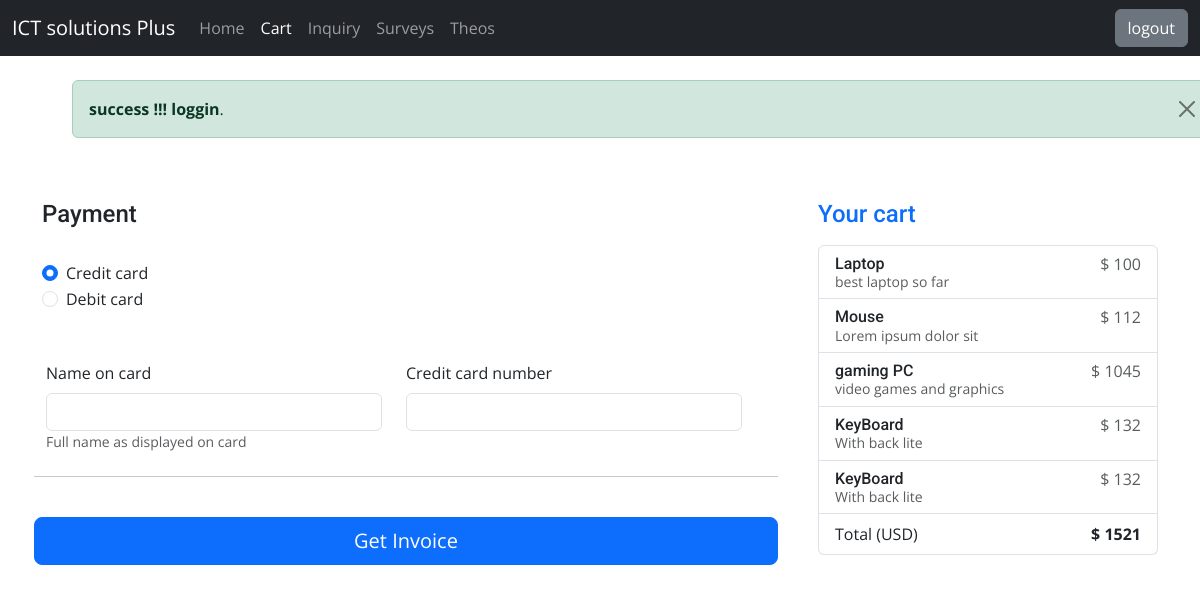
The app's page /index.php?user=customer&path=cart (signed in) with its own data.
### tables this page shows
CREATE TABLE "carts" (
	"id"	INTEGER NOT NULL UNIQUE,
	"customer_id"	INTEGER NOT NULL,
	"items"	INTEGER NOT NULL,
	"checked"	INTEGER NOT NULL,
	"created_at"	TEXT NOT NULL,
	"updated_at"	TEXT NOT NULL,
	PRIMARY KEY("id" AUTOINCREMENT),
	FOREIGN KEY("customer_id") REFERENCES "users"("id") ON DELETE CASCADE ON UPDATE CASCADE,
	FOREIGN KEY("items") REFERENCES "Products"("id")
);

CREATE TABLE "Products" (
	"id"	INTEGER NOT NULL UNIQUE,
	"pname"	TEXT NOT NULL UNIQUE,
	"price"	INTEGER NOT NULL,
	"info"	TEXT NOT NULL,
	"uniqueId"	TEXT NOT NULL,
	"created_at"	TEXT NOT NULL,
	"updated_at"	TEXT NOT NULL,
	PRIMARY KEY("id" AUTOINCREMENT)
);

### app/app.php (called while the page is built, shortened)
<?php
$app = new Builldpage([$_GET['user'], $_GET['path']]);
$app->run();

### app/init.php (called while the page is built, shortened)
<?php
require "Database.php";
require "autoload.php";
require "app.php";

### index.php (called while the page is built)
<?php
require __DIR__.'/app/init.php';

### app/autoload.php (called while the page is built, shortened)
<?php
spl_autoload_register(function ($className) {
    $classFileController = "app/controllers/" . ucfirst($className) . '.php';
});

### app/controllers/Carts.php (called while the page is built, shortened)
<?php
class Carts
{
    public static function index()
    {
        $model = new Carts_model;
        return $model->getAll();
    }
}

### app/models/Carts_model.php (called while the page is built)
<?php
class Carts_model extends Database
{
    protected function getTableName(): string {
        return 'carts';
    }
}

### app/Database.php (called while the page is built, shortened)
<?php
abstract class Database
{
    protected $pdo;
    public function __construct()
    {
        $pdo = new PDO('sqlite:database/database.sqlite');
        $this->pdo = $pdo;
    }
    public  function read($id)
    {
        $sql = "SELECT * FROM {$this->getTableName()} WHERE id = :id";
        try {
            $stmt = $this->pdo->prepare($sql);
            $stmt->bindParam(':id', $id);
            $stmt->execute();
           $result = $stmt->fetch(PDO::FETCH_ASSOC);
           if ($result) {
           return ['status' => 'success', 'data' => $result];
           } else{
           return ['status' => 'fail', 'message' => 'no such row'];
           }
        } catch (PDOException $e) {
           return ['status' => 'error', 'message' => 'Query failed: ' . $e->getMessage()];
        }
    }
    public  function getAll()
    {
        $sql = "SELECT * FROM {$this->getTableName()}";
        try {
            $stmt = $this->pdo->query($sql);
            $result = $stmt->fetchAll(PDO::FETCH_ASSOC);
            if ($result) {
                return ['status' => 'success', 'data' => $result];
            } else {
                return ['status' => 'fail', 'message' => 'Unable to get data'];
            }
        } catch (PDOException $e) {
           return ['status' => 'error', 'message' => 'Query failed: ' . $e->getMessage()] ;
        }
    }
}

### app/controllers/Products.php (called while the page is built, shortened)
<?php
class Products
{
    public static function show($id)
    {
        $model = new Products_model;
        return $model->read($id);
    }
}

### app/models/Products_model.php (called while the page is built)
<?php
class Products_model extends Database
{
    protected function getTableName(): string {
        return 'Products';
    }
}

### public/pages/customer/cart_customer_view.php (the view, shortened to what this page needs)
<div class="container">
  <main>
    <h1 class="container p-5">Cart</h1>
    <div class="row g-5" id="selectedContent">
      <div class="col-md-5 col-lg-4 order-md-last">
        <h4 class="d-flex justify-content-between align-items-center mb-3">
          <span class="text-primary">Your cart</span>
        </h4>
        <ul class="list-group mb-3" id="selectedContent">
          <?php
          $n = Carts::index();
          $price = 0;
          foreach ($n['data'] as $key => $value) {
            if ($_SESSION['auth']['id']==$value['customer_id']) {
              $Prod =Products::show($value['items']);
              echo <<<HTML
                  <li class="list-group-item d-flex justify-content-between lh-sm">
                <div>
                  <h6 class="my-0">{$Prod['data']['pname']}</h6>
                  <small class="text-body-secondary">{$Prod['data']['info']}</small>
                </div>
                <span class="text-body-secondary">$ {$Prod['data']['price']}</span>
              </li>
              HTML;
              $price += $Prod['data']['price'];
            }
          }
          echo <<<HTML
                  <li class="list-group-item d-flex justify-content-between">
                <span>Total (USD)</span>
                <strong>$ {$price}</strong>
              </li>
            </ul>
            HTML;
          ?>
      </div>
      <div class="col-md-7 col-lg-8">
        <form action="" method="post">
          <div class="row g-3">
            <h4 class="mb-3">Payment</h4>
            <div class="my-3">
              <div class="form-check">
                <input id="credit" name="paymentMethod" type="radio" class="form-check-input" checked required>
                <label class="form-check-label" for="credit">Credit card</label>
              </div>
              <div class="form-check">
                <input id="debit" name="paymentMethod" type="radio" class="form-check-input" required>
                <label class="form-check-label" for="debit">Debit card</label>
              </div>
            </div>
            <div class="row gy-3">
              <div class="col-md-6">
                <label for="cc-name" class="form-label">Name on card</label>
                <input type="text" class="form-control" id="cc-name" placeholder="" required>
                <small class="text-body-secondary">Full name as displayed on card</small>
              </div>
              <div class="col-md-6">
                <label for="cc-number" class="form-label">Credit card number</label>
                <input type="text" class="form-control" id="cc-number" placeholder="" required>
              </div>
            </div>
            <hr class="my-4">
            <button class="w-100 btn btn-primary btn-lg" onclick="printSelectedPart()   ">Get Invoice</button>
        </form>
      </div>
    </div>
  </main>
</div>

### assets/css/style.css (style rules this page uses)
body { font-family: "Open Sans", sans-serif; color: #444; }
h1, h2, h3, h4, h5, h6, .font-primary { font-family: "Roboto", sans-serif; }
body { padding-top: 3rem; padding-bottom: 3rem; color: rgb(var(--bs-tertiary-color-rgb)); }

### records on screen
carts: items.pname "Laptop", items.info "best laptop so far", items.price "100"
carts: items.pname "Mouse", items.info "Lorem ipsum dolor sit", items.price "112"
carts: items.pname "gaming PC", items.info "video games and graphics", items.price "1045"
carts: items.pname "KeyBoard", items.info "With back lite", items.price "132"
carts: items.pname "KeyBoard", items.info "With back lite", items.price "132"

### other values on screen
$value "Home"
$value "Cart"
$value "Inquiry"
$value "Surveys"
$value "Theos"
$price "1521"
$_SESSION['data']['status'] "success"
$_SESSION['hap'] "loggin"
